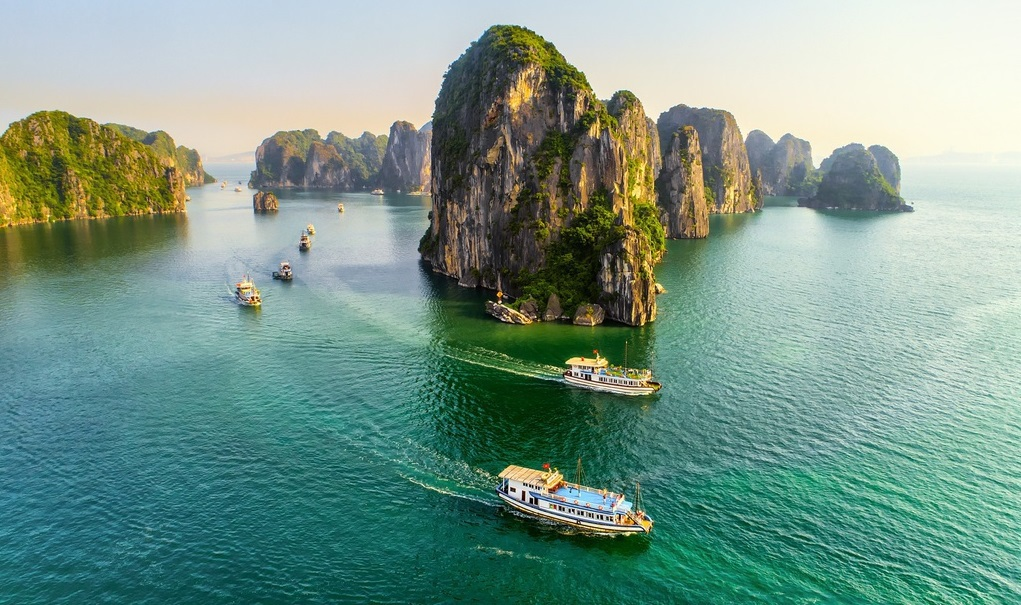
#> input picture lab3/quang_ninh.jpg, 1021 x 605 px, found by its file name
$ jupyter execute lab3bai3.ipynb
#> lines starting #> are read from the running program, lines starting #| are printed output that depends on the picture
[cell 1]
import numpy as np
import scipy.ndimage as nd
import imageio.v2 as iio
import matplotlib.pylab as plt

data = iio.imread('quang_ninh.jpg')
#> data is the input picture: shape (605, 1021, 3); mean R, G, B 119.9, 151, 137.7
bmg = data [50:330, 400:700]
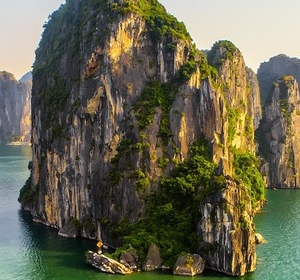
#> bmg: shape (280, 300, 3); mean R, G, B 102.8, 101, 79.9
print(data.shape)
#| (605, 1021, 3)
d1 = nd.rotate(bmg, 45)
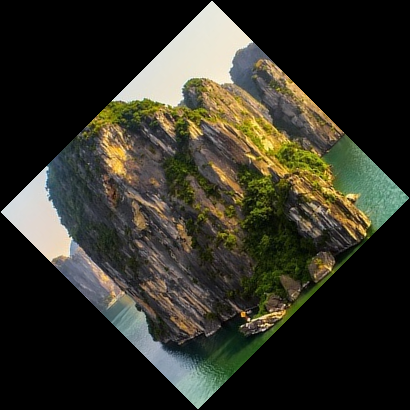
#> d1: shape (410, 410, 3); mean R, G, B 51, 50, 39.6

data = iio.imread('quang_ninh.jpg')
bmg1 = data [330:400, 550:700]
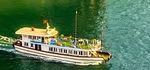
#> bmg1: shape (70, 150, 3); mean R, G, B 86.8, 119.3, 85.2
d2 = nd.rotate(bmg1, 45, reshape=False)
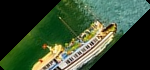
#> d2: shape (70, 150, 3); mean R, G, B 56.2, 74.8, 49.4

plt.imsave('nuixoay45.jpg', d1)
plt.imshow(d1)
plt.show()
plt.imsave('thuyenxoay45.jpg', d2)
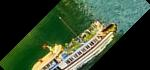
#> saved as thuyenxoay45.jpg: shape (70, 150, 3); mean R, G, B 56.5, 75, 49.9
plt.imshow(d2)
plt.show()

$ run again, with lab3/pagoda.jpg copied over lab3/quang_ninh.jpg
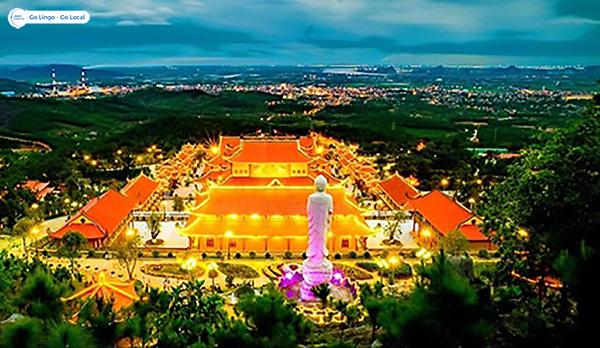
#> input picture lab3/pagoda.jpg, 600 x 348 px, found by its file name
#> data is the input picture: shape (348, 600, 3); mean R, G, B 82.1, 94.8, 64.1
#| (348, 600, 3)
#> `plt.imsave('nuixoay45.jpg', d1)`:
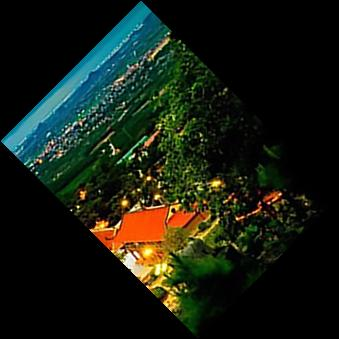
#> saved as nuixoay45.jpg: shape (339, 339, 3); mean R, G, B 22.6, 29, 18.7
#> `[cell 1] import numpy as np import scipy.ndimage as nd import imageio...`:
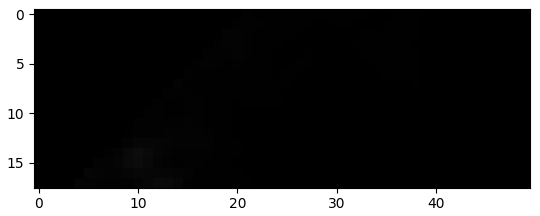
#> figure drawn by matplotlib, 1 panel
